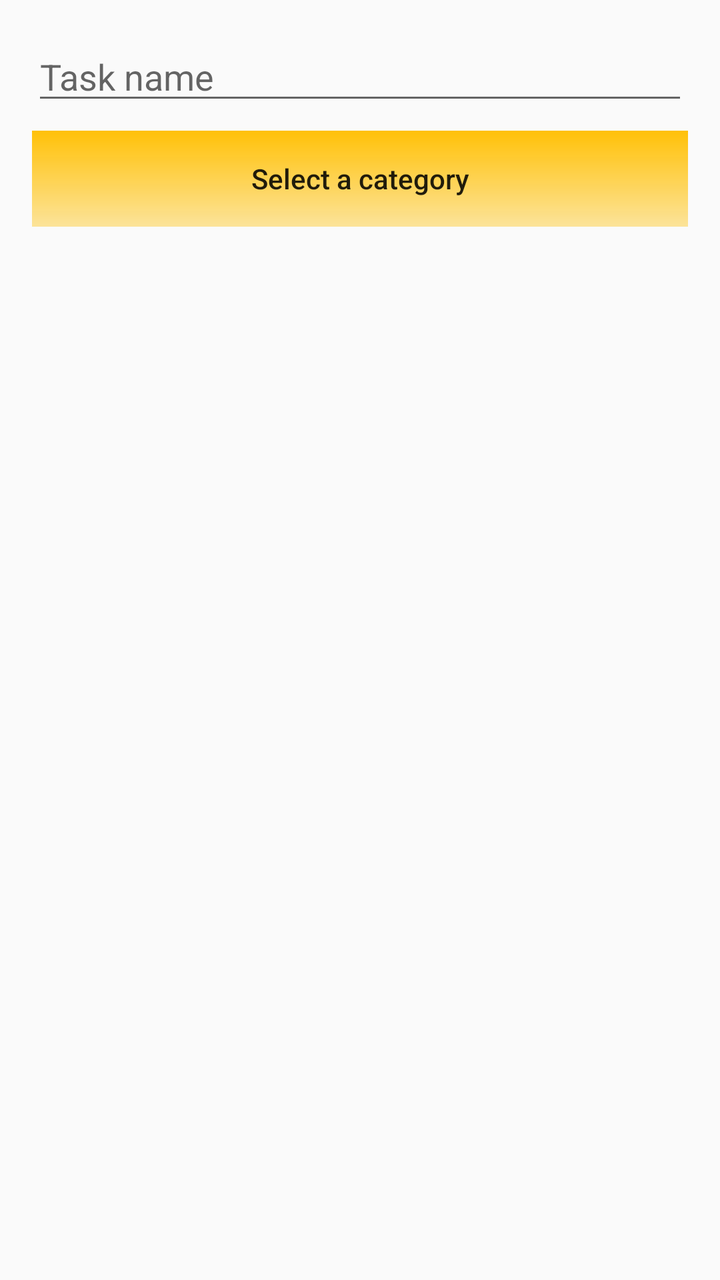
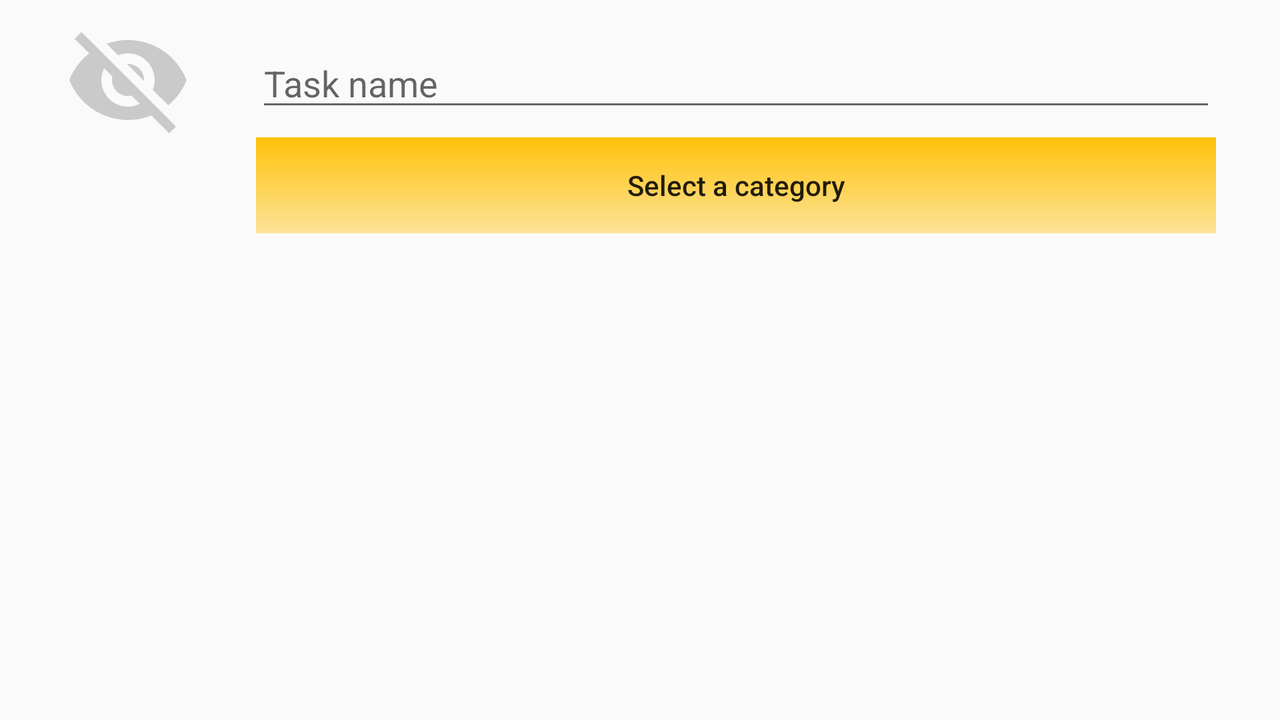

One screen, two layout resources from the same app: the default and the author's alternative for another configuration. Each is rendered where Android would select it; the XML of both is given below.
<!-- AndroidManifest.xml: application theme AppTheme -->
<!-- res/layout/activity_task_detail.xml -->
<?xml version="1.0" encoding="utf-8"?>
<ScrollView xmlns:android="http://schemas.android.com/apk/res/android"
    xmlns:app="http://schemas.android.com/apk/res-auto"
    xmlns:tools="http://schemas.android.com/tools"
    android:layout_width="match_parent"
    android:layout_height="match_parent">

    <androidx.constraintlayout.widget.ConstraintLayout
        android:layout_width="match_parent"
        android:layout_height="wrap_content"
        android:paddingBottom="16dp"
        tools:context=".ActivityEntrySettingsActivity">

        <Button
            android:id="@+id/task_category_bt"
            android:layout_width="0dp"
            android:layout_height="wrap_content"
            android:layout_marginStart="16dp"
            android:layout_marginTop="8dp"
            android:layout_marginEnd="16dp"
            android:background="@drawable/degraded"
            android:backgroundTint="@color/colorAccent"
            android:paddingStart="4dp"
            android:paddingEnd="4dp"
            android:text="@string/select_a_category"
            android:textAllCaps="false"
            app:layout_constraintEnd_toEndOf="parent"
            app:layout_constraintStart_toStartOf="parent"
            app:layout_constraintTop_toBottomOf="@id/task_name_pt" />

        <EditText
            android:id="@+id/task_name_pt"
            android:layout_width="0dp"
            android:layout_height="wrap_content"
            android:layout_marginStart="16dp"
            android:layout_marginTop="16dp"
            android:layout_marginEnd="16dp"
            android:ems="10"
            android:hint="@string/task_name_hint"
            android:inputType="textPersonName"
            android:maxLength="50"
            app:layout_constraintEnd_toEndOf="parent"
            app:layout_constraintStart_toStartOf="parent"
            app:layout_constraintTop_toTopOf="parent"
            android:importantForAutofill="no" />


        <androidx.constraintlayout.widget.ConstraintLayout
            android:id="@+id/task_data_cl"
            android:layout_width="match_parent"
            android:layout_height="wrap_content"
            android:layout_marginTop="16dp"
            android:paddingBottom="16dp"
            android:visibility="gone"
            app:layout_constraintTop_toBottomOf="@id/task_category_bt"
            tools:visibility="visible">

            <ImageView
                android:id="@+id/task_color_iv"
                android:layout_width="64dp"
                android:layout_height="64dp"
                android:layout_marginTop="16dp"
                app:layout_constraintEnd_toStartOf="@+id/vertical_center_guideline"
                app:layout_constraintStart_toStartOf="parent"
                app:layout_constraintTop_toBottomOf="@id/color_tag_tv"
                app:srcCompat="@drawable/color_button"
                android:contentDescription="@string/color_selector_cd" />

            <ImageView
                android:id="@+id/task_icon_iv"
                android:layout_width="64dp"
                android:layout_height="64dp"
                android:layout_marginTop="16dp"
                app:layout_constraintEnd_toEndOf="parent"
                app:layout_constraintStart_toEndOf="@+id/vertical_center_guideline"
                app:layout_constraintTop_toBottomOf="@id/icon_tag_tv"
                app:srcCompat="@drawable/no_icon_visible"
                android:contentDescription="@string/icon_selector_cd" />

            <NumberPicker
                android:id="@+id/hour_picker_np"
                android:layout_width="wrap_content"
                android:layout_height="96dp"
                android:layout_marginTop="8dp"
                android:theme="@style/DefaultNumberPickerTheme"
                app:layout_constraintEnd_toStartOf="@id/time_separator_tv"
                app:layout_constraintTop_toBottomOf="@id/divider1" />

            <NumberPicker
                android:id="@+id/minute_picker_np"
                android:layout_width="wrap_content"
                android:layout_height="96dp"
                android:layout_marginEnd="@dimen/settings_switch_margin"
                android:theme="@style/DefaultNumberPickerTheme"
                app:layout_constraintEnd_toEndOf="parent"
                app:layout_constraintTop_toTopOf="@id/hour_picker_np" />

            <TextView
                android:id="@+id/start_time_textView"
                android:layout_width="wrap_content"
                android:layout_height="wrap_content"
                android:layout_marginStart="@dimen/settings_switch_margin"
                android:text="@string/time_duration_tag"
                android:textColor="@android:color/primary_text_light"
                app:layout_constraintBottom_toBottomOf="@id/hour_picker_np"
                app:layout_constraintStart_toStartOf="parent"
                app:layout_constraintTop_toTopOf="@id/hour_picker_np" />

            <TextView
                android:id="@+id/time_separator_tv"
                android:layout_width="wrap_content"
                android:layout_height="wrap_content"
                android:text="@string/time_separator"
                app:layout_constraintBottom_toBottomOf="@id/hour_picker_np"
                app:layout_constraintEnd_toStartOf="@id/minute_picker_np"
                app:layout_constraintTop_toTopOf="@id/hour_picker_np" />

            <TextView
                android:id="@+id/color_tag_tv"
                android:layout_width="wrap_content"
                android:layout_height="wrap_content"
                android:layout_marginTop="16dp"
                android:text="@string/color_label"
                android:textColor="@android:color/primary_text_light"
                app:layout_constraintEnd_toEndOf="@id/task_color_iv"
                app:layout_constraintStart_toStartOf="@id/task_color_iv"
                app:layout_constraintTop_toBottomOf="@id/divider2" />

            <TextView
                android:id="@+id/icon_tag_tv"
                android:layout_width="wrap_content"
                android:layout_height="wrap_content"
                android:layout_marginTop="16dp"
                android:text="@string/icon_label"
                android:textColor="@android:color/primary_text_light"
                app:layout_constraintEnd_toEndOf="@id/task_icon_iv"
                app:layout_constraintStart_toStartOf="@id/task_icon_iv"
                app:layout_constraintTop_toBottomOf="@id/divider2" />

            <View
                android:id="@+id/divider1"
                android:layout_width="0dp"
                android:layout_height="1dp"
                android:layout_marginStart="16dp"
                android:layout_marginTop="16dp"
                android:layout_marginEnd="16dp"
                android:background="?android:attr/listDivider"
                app:layout_constraintEnd_toEndOf="parent"
                app:layout_constraintStart_toStartOf="parent"
                app:layout_constraintTop_toTopOf="parent" />

            <View
                android:id="@+id/divider2"
                android:layout_width="0dp"
                android:layout_height="1dp"
                android:layout_marginStart="16dp"
                android:layout_marginTop="32dp"
                android:layout_marginEnd="16dp"
                android:background="?android:attr/listDivider"
                app:layout_constraintEnd_toEndOf="parent"
                app:layout_constraintStart_toStartOf="parent"
                app:layout_constraintTop_toBottomOf="@id/notification_switch" />

            <androidx.appcompat.widget.SwitchCompat
                android:id="@+id/notification_switch"
                android:layout_width="0dp"
                android:layout_height="wrap_content"
                android:layout_marginStart="@dimen/settings_switch_margin"
                android:layout_marginTop="16dp"
                android:layout_marginEnd="@dimen/settings_switch_margin"
                android:text="@string/notify_upon_completion_tag"
                app:layout_constraintEnd_toEndOf="parent"
                app:layout_constraintHorizontal_bias="0.0"
                app:layout_constraintStart_toStartOf="parent"
                app:layout_constraintTop_toBottomOf="@id/hour_picker_np" />

            <androidx.constraintlayout.widget.Guideline
                android:id="@+id/vertical_center_guideline"
                android:layout_width="wrap_content"
                android:layout_height="wrap_content"
                android:orientation="vertical"
                app:layout_constraintEnd_toEndOf="parent"
                app:layout_constraintGuide_begin="206dp"
                app:layout_constraintStart_toStartOf="parent" />


        </androidx.constraintlayout.widget.ConstraintLayout>


    </androidx.constraintlayout.widget.ConstraintLayout>

</ScrollView>
<!-- resources referenced by this layout -->
<resources>
  <color name="colorAccent">#FFC107</color>
  <dimen name="settings_switch_margin">64dp</dimen>
  <!-- drawable color_button (drawable) -->
  <?xml version="1.0" encoding="utf-8"?>
  <selector xmlns:android="http://schemas.android.com/apk/res/android">
      <item android:state_pressed="false">
          <shape android:shape="oval">
              <gradient
                  android:startColor="#66FFFFFF"
                  android:endColor="#FFFFFF"
                  android:angle="90"/>
              <stroke
                  android:width="2dp"
                  android:color="#000000" />
          </shape>
      </item>
      <item android:state_pressed="true">
          <shape android:shape="oval">
              <solid android:color="#ffffff"/>
              <stroke
                  android:width="2dp"
                  android:color="#000000" />
          </shape>
      </item>
  </selector>
  <!-- drawable degraded (drawable) -->
  <?xml version="1.0" encoding="utf-8"?>
  <shape xmlns:android="http://schemas.android.com/apk/res/android"
      android:shape="rectangle">
  
      <gradient
          android:startColor="#66FFFFFF"
          android:endColor="#FFFFFF"
          android:angle="90"/>
  </shape>
  <!-- drawable no_icon_visible (drawable) -->
  <vector android:alpha="0.8" android:height="24dp" android:tint="#BEBEBE"
      android:viewportHeight="24" android:viewportWidth="24"
      android:width="24dp" xmlns:android="http://schemas.android.com/apk/res/android">
      <path android:fillColor="@android:color/white" android:pathData="M12,7c2.76,0 5,2.24 5,5 0,0.65 -0.13,1.26 -0.36,1.83l2.92,2.92c1.51,-1.26 2.7,-2.89 3.43,-4.75 -1.73,-4.39 -6,-7.5 -11,-7.5 -1.4,0 -2.74,0.25 -3.98,0.7l2.16,2.16C10.74,7.13 11.35,7 12,7zM2,4.27l2.28,2.28 0.46,0.46C3.08,8.3 1.78,10.02 1,12c1.73,4.39 6,7.5 11,7.5 1.55,0 3.03,-0.3 4.38,-0.84l0.42,0.42L19.73,22 21,20.73 3.27,3 2,4.27zM7.53,9.8l1.55,1.55c-0.05,0.21 -0.08,0.43 -0.08,0.65 0,1.66 1.34,3 3,3 0.22,0 0.44,-0.03 0.65,-0.08l1.55,1.55c-0.67,0.33 -1.41,0.53 -2.2,0.53 -2.76,0 -5,-2.24 -5,-5 0,-0.79 0.2,-1.53 0.53,-2.2zM11.84,9.02l3.15,3.15 0.02,-0.16c0,-1.66 -1.34,-3 -3,-3l-0.17,0.01z"/>
  </vector>
  <string name="color_label">Color</string>
  <string name="color_selector_cd">Color selector image</string>
  <string name="icon_label">Icon</string>
  <string name="icon_selector_cd">Icon selector</string>
  <string name="notify_upon_completion_tag">Notify upon completion</string>
  <string name="select_a_category">Select a category</string>
  <string name="task_name_hint">Task name</string>
  <string name="time_duration_tag">Time duration</string>
  <string name="time_separator">:</string>
  <style name="DefaultNumberPickerTheme" parent="AppTheme">
          <item name="colorControlNormal">@color/transparent</item>
      </style>
  <style name="AppTheme" parent="Theme.AppCompat.Light.DarkActionBar">
          
          <item name="colorPrimary">@color/colorPrimary</item>
          <item name="colorPrimaryDark">@color/colorPrimaryDark</item>
          <item name="colorAccent">@color/colorAccent</item>
      </style>
  <color name="transparent">#00FFFFFF</color>
  <color name="colorPrimary">#607D8B</color>
  <color name="colorPrimaryDark">#455A64</color>
</resources>
<!-- res/layout-land/activity_task_detail.xml (the author's variant of the layout above) -->
<!-- drawn on the phone turned sideways -->
<?xml version="1.0" encoding="utf-8"?>
<ScrollView xmlns:android="http://schemas.android.com/apk/res/android"
    xmlns:app="http://schemas.android.com/apk/res-auto"
    xmlns:tools="http://schemas.android.com/tools"
    android:layout_width="match_parent"
    android:layout_height="match_parent">

    <androidx.constraintlayout.widget.ConstraintLayout
        android:layout_width="match_parent"
        android:layout_height="wrap_content"
        android:paddingBottom="16dp"
        tools:context=".ActivityEntrySettingsActivity">

        <ImageView
            android:id="@+id/task_icon_iv"
            android:layout_width="64dp"
            android:layout_height="64dp"
            android:layout_marginStart="32dp"
            android:layout_marginTop="8dp"
            app:layout_constraintStart_toStartOf="parent"
            app:layout_constraintTop_toTopOf="parent"
            app:srcCompat="@drawable/no_icon_visible"
            android:contentDescription="@string/icon_selector_cd" />

        <Button
            android:id="@+id/task_category_bt"
            android:layout_width="0dp"
            android:layout_height="wrap_content"
            android:layout_marginTop="8dp"
            android:layout_marginEnd="32dp"
            android:background="@drawable/degraded"
            android:backgroundTint="@color/colorAccent"
            android:paddingStart="4dp"
            android:paddingEnd="4dp"
            android:text="@string/select_a_category"
            android:textAllCaps="false"
            app:layout_constraintEnd_toEndOf="parent"
            app:layout_constraintStart_toStartOf="@+id/task_name_pt"
            app:layout_constraintTop_toBottomOf="@id/task_name_pt" />

        <EditText
            android:id="@+id/task_name_pt"
            android:layout_width="0dp"
            android:layout_height="wrap_content"
            android:layout_marginStart="32dp"
            android:layout_marginEnd="32dp"
            android:ems="10"
            android:hint="@string/task_name_hint"
            android:inputType="textPersonName"
            android:maxLength="50"
            app:layout_constraintBottom_toBottomOf="@+id/task_icon_iv"
            app:layout_constraintEnd_toEndOf="parent"
            app:layout_constraintStart_toEndOf="@+id/task_icon_iv"
            app:layout_constraintTop_toTopOf="@+id/task_icon_iv"
            android:importantForAutofill="no"  />


        <TextView
            android:layout_width="wrap_content"
            android:layout_height="wrap_content"
            android:layout_marginStart="32dp"
            android:layout_marginTop="16dp"
            android:text="@string/title_tag"
            android:textColor="@android:color/primary_text_light"
            android:textSize="24sp"
            android:visibility="gone"
            app:layout_constraintStart_toEndOf="@+id/task_icon_iv"
            app:layout_constraintTop_toTopOf="parent" />

        <androidx.constraintlayout.widget.ConstraintLayout
            android:id="@+id/task_data_cl"
            android:layout_width="match_parent"
            android:layout_height="wrap_content"
            android:layout_marginTop="16dp"
            android:paddingBottom="16dp"
            android:visibility="gone"
            app:layout_constraintEnd_toEndOf="parent"
            app:layout_constraintStart_toStartOf="parent"
            app:layout_constraintTop_toBottomOf="@id/task_category_bt"
            tools:visibility="visible">

            <ImageView
                android:id="@+id/task_color_iv"
                android:layout_width="64dp"
                android:layout_height="64dp"
                android:layout_marginStart="32dp"
                app:layout_constraintBottom_toBottomOf="@+id/notification_switch"
                app:layout_constraintStart_toStartOf="parent"
                app:layout_constraintTop_toTopOf="@+id/start_time_textView"
                app:srcCompat="@drawable/color_button"
                android:contentDescription="@string/color_selector_cd" />

            <NumberPicker
                android:id="@+id/hour_picker_np"
                android:layout_width="wrap_content"
                android:layout_height="96dp"
                android:layout_marginStart="80dp"
                android:layout_marginTop="8dp"
                android:theme="@style/DefaultNumberPickerTheme"
                app:layout_constraintStart_toStartOf="@+id/vertical_center_guideline"
                app:layout_constraintTop_toBottomOf="@id/divider1" />

            <NumberPicker
                android:id="@+id/minute_picker_np"
                android:layout_width="wrap_content"
                android:layout_height="96dp"
                android:theme="@style/DefaultNumberPickerTheme"
                app:layout_constraintStart_toEndOf="@+id/time_separator_tv"
                app:layout_constraintTop_toTopOf="@id/hour_picker_np" />

            <TextView
                android:id="@+id/start_time_textView"
                android:layout_width="wrap_content"
                android:layout_height="wrap_content"
                android:layout_marginEnd="96dp"
                android:text="@string/time_duration_tag"
                android:textColor="@android:color/primary_text_light"
                app:layout_constraintBottom_toBottomOf="@id/hour_picker_np"
                app:layout_constraintEnd_toStartOf="@+id/vertical_center_guideline"
                app:layout_constraintTop_toTopOf="@id/hour_picker_np" />

            <TextView
                android:id="@+id/time_separator_tv"
                android:layout_width="wrap_content"
                android:layout_height="wrap_content"
                android:text="@string/time_separator"
                app:layout_constraintBottom_toBottomOf="@id/hour_picker_np"
                app:layout_constraintStart_toEndOf="@+id/hour_picker_np"
                app:layout_constraintTop_toTopOf="@id/hour_picker_np" />

            <View
                android:id="@+id/divider1"
                android:layout_width="0dp"
                android:layout_height="1dp"
                android:layout_marginStart="16dp"
                android:layout_marginEnd="16dp"
                android:background="?android:attr/listDivider"
                app:layout_constraintEnd_toEndOf="parent"
                app:layout_constraintStart_toStartOf="parent"
                app:layout_constraintTop_toTopOf="parent" />

            <androidx.appcompat.widget.SwitchCompat
                android:id="@+id/notification_switch"
                android:layout_width="0dp"
                android:layout_height="wrap_content"
                android:layout_marginTop="16dp"
                android:text="@string/notify_upon_completion_tag"
                app:layout_constraintEnd_toEndOf="@+id/minute_picker_np"
                app:layout_constraintStart_toStartOf="@+id/start_time_textView"
                app:layout_constraintTop_toBottomOf="@id/hour_picker_np" />

            <androidx.constraintlayout.widget.Guideline
                android:id="@+id/vertical_center_guideline"
                android:layout_width="wrap_content"
                android:layout_height="wrap_content"
                android:orientation="vertical"
                app:layout_constraintEnd_toEndOf="parent"
                app:layout_constraintGuide_percent="0.5"
                app:layout_constraintStart_toStartOf="parent" />


        </androidx.constraintlayout.widget.ConstraintLayout>


    </androidx.constraintlayout.widget.ConstraintLayout>

</ScrollView>
<!-- resources referenced by the variant -->
<!-- as the phone turned sideways resolves them -->
<resources>
  <color name="colorAccent">#FFC107</color>
  <!-- drawable color_button (drawable) -->
  <?xml version="1.0" encoding="utf-8"?>
  <selector xmlns:android="http://schemas.android.com/apk/res/android">
      <item android:state_pressed="false">
          <shape android:shape="oval">
              <gradient
                  android:startColor="#66FFFFFF"
                  android:endColor="#FFFFFF"
                  android:angle="90"/>
              <stroke
                  android:width="2dp"
                  android:color="#000000" />
          </shape>
      </item>
      <item android:state_pressed="true">
          <shape android:shape="oval">
              <solid android:color="#ffffff"/>
              <stroke
                  android:width="2dp"
                  android:color="#000000" />
          </shape>
      </item>
  </selector>
  <!-- drawable degraded (drawable) -->
  <?xml version="1.0" encoding="utf-8"?>
  <shape xmlns:android="http://schemas.android.com/apk/res/android"
      android:shape="rectangle">
  
      <gradient
          android:startColor="#66FFFFFF"
          android:endColor="#FFFFFF"
          android:angle="90"/>
  </shape>
  <!-- drawable no_icon_visible (drawable) -->
  <vector android:alpha="0.8" android:height="24dp" android:tint="#BEBEBE"
      android:viewportHeight="24" android:viewportWidth="24"
      android:width="24dp" xmlns:android="http://schemas.android.com/apk/res/android">
      <path android:fillColor="@android:color/white" android:pathData="M12,7c2.76,0 5,2.24 5,5 0,0.65 -0.13,1.26 -0.36,1.83l2.92,2.92c1.51,-1.26 2.7,-2.89 3.43,-4.75 -1.73,-4.39 -6,-7.5 -11,-7.5 -1.4,0 -2.74,0.25 -3.98,0.7l2.16,2.16C10.74,7.13 11.35,7 12,7zM2,4.27l2.28,2.28 0.46,0.46C3.08,8.3 1.78,10.02 1,12c1.73,4.39 6,7.5 11,7.5 1.55,0 3.03,-0.3 4.38,-0.84l0.42,0.42L19.73,22 21,20.73 3.27,3 2,4.27zM7.53,9.8l1.55,1.55c-0.05,0.21 -0.08,0.43 -0.08,0.65 0,1.66 1.34,3 3,3 0.22,0 0.44,-0.03 0.65,-0.08l1.55,1.55c-0.67,0.33 -1.41,0.53 -2.2,0.53 -2.76,0 -5,-2.24 -5,-5 0,-0.79 0.2,-1.53 0.53,-2.2zM11.84,9.02l3.15,3.15 0.02,-0.16c0,-1.66 -1.34,-3 -3,-3l-0.17,0.01z"/>
  </vector>
  <string name="color_selector_cd">Color selector image</string>
  <string name="icon_selector_cd">Icon selector</string>
  <string name="notify_upon_completion_tag">Notify upon completion</string>
  <string name="select_a_category">Select a category</string>
  <string name="task_name_hint">Task name</string>
  <string name="time_duration_tag">Time duration</string>
  <string name="time_separator">:</string>
  <string name="title_tag">Title</string>
  <style name="DefaultNumberPickerTheme" parent="AppTheme">
          <item name="colorControlNormal">@color/transparent</item>
      </style>
  <style name="AppTheme" parent="Theme.AppCompat.Light.DarkActionBar">
          
          <item name="colorPrimary">@color/colorPrimary</item>
          <item name="colorPrimaryDark">@color/colorPrimaryDark</item>
          <item name="colorAccent">@color/colorAccent</item>
      </style>
  <color name="transparent">#00FFFFFF</color>
  <color name="colorPrimary">#607D8B</color>
  <color name="colorPrimaryDark">#455A64</color>
</resources>
